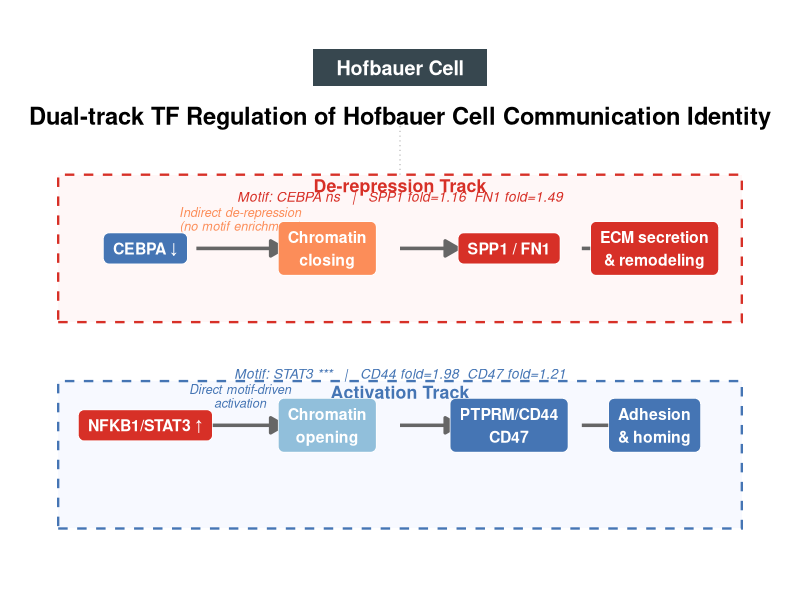

R code for this plot:
#!/usr/bin/env Rscript
# Fig6d: Dual-track TF → communication gene regulation model — polished
setwd("/home/weijuan/文档/胎盘单细胞数据/ucsf_integration")
library(ggplot2); library(grid)

# === Track boxes (background) ===
boxes <- data.frame(
  xmin = c(0.3, 0.3), xmax = c(9.7, 9.7),
  ymin = c(3.6, 0.8), ymax = c(5.6, 2.8),
  track = c("De-repression Track", "Activation Track"),
  col  = c("#D73027", "#4575B4"),
  fill = c("#FFF0F0", "#F0F4FF")
)

# === Main nodes ===
nodes <- data.frame(
  x    = c(1.5, 4.0, 6.5, 8.5,  1.5, 4.0, 6.5, 8.5),
  y    = c(4.6, 4.6, 4.6, 4.6,  2.2, 2.2, 2.2, 2.2),
  label= c("CEBPA ↓", "Chromatin\nclosing", "SPP1 / FN1", "ECM secretion\n& remodeling",
           "NFKB1/STAT3 ↑", "Chromatin\nopening", "PTPRM/CD44\nCD47", "Adhesion\n& homing"),
  fill = c("#4575B4","#FC8D59","#D73027","#D73027",
           "#D73027","#91BFDB","#4575B4","#4575B4"),
  track= rep(c("De-repression","Activation"), each=4)
)

# === Arrows ===
arrows <- data.frame(
  x    = c(2.2, 5.0, 7.5,  2.2, 5.0, 7.5),
  xend = c(3.4, 5.8, 8.1,  3.4, 5.8, 8.1),
  y    = c(4.6, 4.6, 4.6,  2.2, 2.2, 2.2),
  yend = c(4.6, 4.6, 4.6,  2.2, 2.2, 2.2)
)

# === P-value callouts ===
callouts <- data.frame(
  x = c(5.0, 5.0), y = c(5.3, 2.9),
  label = c("Motif: CEBPA ns   |   SPP1 fold=1.16  FN1 fold=1.49",
            "Motif: STAT3 ***   |   CD44 fold=1.98  CD47 fold=1.21"),
  color = c("#D73027", "#4575B4")
)

# === Mechanism labels ===
mech <- data.frame(
  x = c(2.8, 2.8), y = c(5.0, 2.6),
  label = c("Indirect de-repression\n(no motif enrichment)", "Direct motif-driven\nactivation"),
  color = c("#FC8D59", "#4575B4")
)

p <- ggplot() +
  # Track backgrounds
  geom_rect(data=boxes, aes(xmin=xmin, xmax=xmax, ymin=ymin, ymax=ymax),
            fill=boxes$fill, color=boxes$col, linewidth=0.8, linetype="dashed", alpha=0.5) +
  # Track titles
  geom_text(data=boxes, aes(x=5, y=ymax-0.15, label=track), size=4.5, fontface="bold", color=boxes$col) +
  # Arrows
  geom_segment(data=arrows, aes(x=x, xend=xend, y=y, yend=yend),
               arrow=arrow(length=unit(0.15,"inch"), type="closed"),
               color="grey40", linewidth=1.2) +
  # Mechanism text
  geom_text(data=mech, aes(x=x, y=y, label=label), size=3.2, color=mech$color,
            fontface="italic", hjust=0.5, lineheight=0.9) +
  # Main nodes
  geom_label(data=nodes, aes(x=x, y=y, label=label, fill=fill),
             color="white", size=4, fontface="bold", linewidth=0.3,
             label.padding=unit(0.5,"lines"), label.r=unit(0.3,"lines")) +
  scale_fill_identity() +
  # Stats callouts
  geom_text(data=callouts, aes(x=x, y=y, label=label), size=3.5, color=callouts$color,
            fontface="italic", hjust=0.5) +
  # Central title
  annotate("text", x=5, y=6.4, label="Dual-track TF Regulation of Hofbauer Cell Communication Identity",
           size=6, fontface="bold") +
  # "Hofbauer Cell" badge
  annotate("rect", xmin=3.8, xmax=6.2, ymin=6.8, ymax=7.3, fill="#37474F", color=NA) +
  annotate("text", x=5, y=7.05, label="Hofbauer Cell", size=5, fontface="bold", color="white") +
  # Divider lines connecting tracks
  annotate("segment", x=5, xend=5, y=5.6, yend=6.4, color="grey70", linewidth=0.4, linetype="dotted") +
  xlim(0, 10) + ylim(0.2, 7.6) +
  theme_void()

ggsave("figures/Fig6/Fig6d_model.png", p, w=14, h=6.5, dpi=300, bg="white")
message("Fig6d done")
